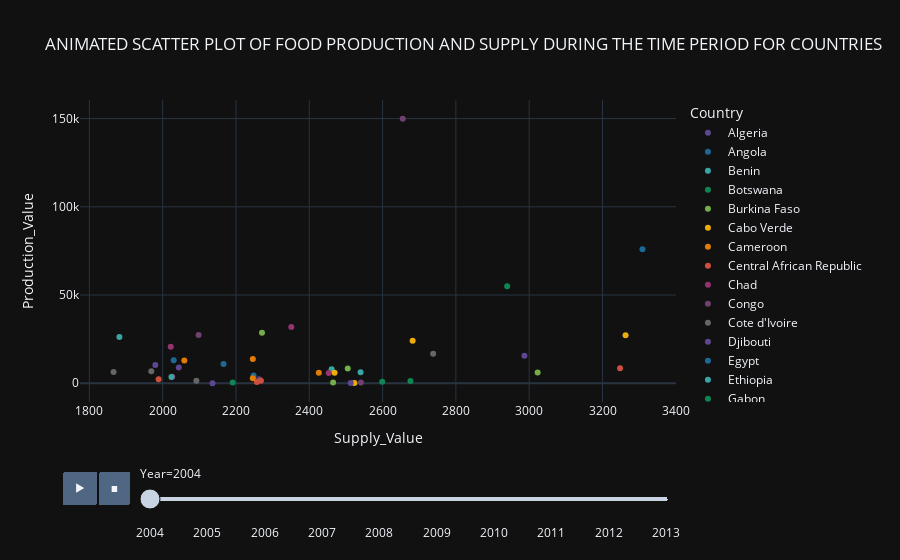

The cell this chart's notebook holds for it:
### Markdown cell above
#### RELATIONSHIP BETWEEN COUNTRIES

### Code cell
# A scatterplot can be plotted to show this relationship
fig = px.scatter(total_df, x = 'Supply_Value', 
           y = 'Production_Value', 
           color= 'Country', 
        title = 'ANIMATED SCATTER PLOT OF FOOD PRODUCTION AND SUPPLY DURING THE TIME PERIOD FOR COUNTRIES',
           template = 'plotly_dark',
           color_discrete_sequence = px.colors.qualitative.Prism,
           animation_frame = 'Year', 
           animation_group = 'Country')
fig.layout.updatemenus[0].buttons[0].args[1]['frame']['duration'] = 2000
fig

### Figure 1 — Plotly figure (JSON) as saved in the notebook; plotly's stock layout.template omitted (floating-point values rounded to 4 significant figures)
{"data": [{"hovertemplate": "Country=Algeria<br>Year=2004<br>Supply_Value=%{x}<br>Production_Value=%{y}<extra></extra>", "ids": ["Algeria"], "legendgroup": "Algeria", "marker": {"color": "rgb(95, 70, 144)", "symbol": "circle"}, "mode": "markers", "name": "Algeria", "orientation": "v", "showlegend": true, "type": "scatter", "x": [2987], "xaxis": "x", "y": [15536], "yaxis": "y"}, {"hovertemplate": "Country=Angola<br>Year=2004<br>Supply_Value=%{x}<br>Production_Value=%{y}<extra></extra>", "ids": ["Angola"], "legendgroup": "Angola", "marker": {"color": "rgb(29, 105, 150)", "symbol": "circle"}, "mode": "markers", "name": "Angola", "orientation": "v", "showlegend": true, "type": "scatter", "x": [2030], "xaxis": "x", "y": [13028], "yaxis": "y"}, {"hovertemplate": "Country=Benin<br>Year=2004<br>Supply_Value=%{x}<br>Production_Value=%{y}<extra></extra>", "ids": ["Benin"], "legendgroup": "Benin", "marker": {"color": "rgb(56, 166, 165)", "symbol": "circle"}, "mode": "markers", "name": "Benin", "orientation": "v", "showlegend": true, "type": "scatter", "x": [2461], "xaxis": "x", "y": [7963], "yaxis": "y"}, {"hovertemplate": "Country=Botswana<br>Year=2004<br>Supply_Value=%{x}<br>Production_Value=%{y}<extra></extra>", "ids": ["Botswana"], "legendgroup": "Botswana", "marker": {"color": "rgb(15, 133, 84)", "symbol": "circle"}, "mode": "markers", "name": "Botswana", "orientation": "v", "showlegend": true, "type": "scatter", "x": [2191], "xaxis": "x", "y": [461], "yaxis": "y"}, {"hovertemplate": "Country=Burkina Faso<br>Year=2004<br>Supply_Value=%{x}<br>Production_Value=%{y}<extra></extra>", "ids": ["Burkina Faso"], "legendgroup": "Burkina Faso", "marker": {"color": "rgb(115, 175, 72)", "symbol": "circle"}, "mode": "markers", "name": "Burkina Faso", "orientation": "v", "showlegend": true, "type": "scatter", "x": [2505], "xaxis": "x", "y": [8323], "yaxis": "y"}, {"hovertemplate": "Country=Cabo Verde<br>Year=2004<br>Supply_Value=%{x}<br>Production_Value=%{y}<extra></extra>", "ids": ["Cabo Verde"], "legendgroup": "Cabo Verde", "marker": {"color": "rgb(237, 173, 8)", "symbol": "circle"}, "mode": "markers", "name": "Cabo Verde", "orientation": "v", "showlegend": true, "type": "scatter", "x": [2523], "xaxis": "x", "y": [148], "yaxis": "y"}, {"hovertemplate": "Country=Cameroon<br>Year=2004<br>Supply_Value=%{x}<br>Production_Value=%{y}<extra></extra>", "ids": ["Cameroon"], "legendgroup": "Cameroon", "marker": {"color": "rgb(225, 124, 5)", "symbol": "circle"}, "mode": "markers", "name": "Cameroon", "orientation": "v", "showlegend": true, "type": "scatter", "x": [2246], "xaxis": "x", "y": [13739], "yaxis": "y"}, {"hovertemplate": "Country=Central African Republic<br>Year=2004<br>Supply_Value=%{x}<br>Production_Value=%{y}<extra></extra>", "ids": ["Central African Republic"], "legendgroup": "Central African Republic", "marker": {"color": "rgb(204, 80, 62)", "symbol": "circle"}, "mode": "markers", "name": "Central African Republic", "orientation": "v", "showlegend": true, "type": "scatter", "x": [1989], "xaxis": "x", "y": [2242], "yaxis": "y"}, {"hovertemplate": "Country=Chad<br>Year=2004<br>Supply_Value=%{x}<br>Production_Value=%{y}<extra></extra>", "ids": ["Chad"], "legendgroup": "Chad", "marker": {"color": "rgb(148, 52, 110)", "symbol": "circle"}, "mode": "markers", "name": "Chad", "orientation": "v", "showlegend": true, "type": "scatter", "x": [2026], "xaxis": "x", "y": [3660], "yaxis": "y"}, {"hovertemplate": "Country=Congo<br>Year=2004<br>Supply_Value=%{x}<br>Production_Value=%{y}<extra></extra>", "ids": ["Congo"], "legendgroup": "Congo", "marker": {"color": "rgb(111, 64, 112)", "symbol": "circle"}, "mode": "markers", "name": "Congo", "orientation": "v", "showlegend": true, "type": "scatter", "x": [2263], "xaxis": "x", "y": [2241], "yaxis": "y"}, {"hovertemplate": "Country=Cote d'Ivoire<br>Year=2004<br>Supply_Value=%{x}<br>Production_Value=%{y}<extra></extra>", "ids": ["Cote d'Ivoire"], "legendgroup": "Cote d'Ivoire", "marker": {"color": "rgb(102, 102, 102)", "symbol": "circle"}, "mode": "markers", "name": "Cote d'Ivoire", "orientation": "v", "showlegend": true, "type": "scatter", "x": [2738], "xaxis": "x", "y": [16675], "yaxis": "y"}, {"hovertemplate": "Country=Djibouti<br>Year=2004<br>Supply_Value=%{x}<br>Production_Value=%{y}<extra></extra>", "ids": ["Djibouti"], "legendgroup": "Djibouti", "marker": {"color": "rgb(95, 70, 144)", "symbol": "circle"}, "mode": "markers", "name": "Djibouti", "orientation": "v", "showlegend": true, "type": "scatter", "x": [2136], "xaxis": "x", "y": [55], "yaxis": "y"}, {"hovertemplate": "Country=Egypt<br>Year=2004<br>Supply_Value=%{x}<br>Production_Value=%{y}<extra></extra>", "ids": ["Egypt"], "legendgroup": "Egypt", "marker": {"color": "rgb(29, 105, 150)", "symbol": "circle"}, "mode": "markers", "name": "Egypt", "orientation": "v", "showlegend": true, "type": "scatter", "x": [3309], "xaxis": "x", "y": [75989], "yaxis": "y"}, {"hovertemplate": "Country=Ethiopia<br>Year=2004<br>Supply_Value=%{x}<br>Production_Value=%{y}<extra></extra>", "ids": ["Ethiopia"], "legendgroup": "Ethiopia", "marker": {"color": "rgb(56, 166, 165)", "symbol": "circle"}, "mode": "markers", "name": "Ethiopia", "orientation": "v", "showlegend": true, "type": "scatter", "x": [1882], "xaxis": "x", "y": [26246], "yaxis": "y"}, {"hovertemplate": "Country=Gabon<br>Year=2004<br>Supply_Value=%{x}<br>Production_Value=%{y}<extra></extra>", "ids": ["Gabon"], "legendgroup": "Gabon", "marker": {"color": "rgb(15, 133, 84)", "symbol": "circle"}, "mode": "markers", "name": "Gabon", "orientation": "v", "showlegend": true, "type": "scatter", "x": [2676], "xaxis": "x", "y": [1211], "yaxis": "y"}, {"hovertemplate": "Country=Gambia<br>Year=2004<br>Supply_Value=%{x}<br>Production_Value=%{y}<extra></extra>", "ids": ["Gambia"], "legendgroup": "Gambia", "marker": {"color": "rgb(115, 175, 72)", "symbol": "circle"}, "mode": "markers", "name": "Gambia", "orientation": "v", "showlegend": true, "type": "scatter", "x": [2465], "xaxis": "x", "y": [473], "yaxis": "y"}, {"hovertemplate": "Country=Ghana<br>Year=2004<br>Supply_Value=%{x}<br>Production_Value=%{y}<extra></extra>", "ids": ["Ghana"], "legendgroup": "Ghana", "marker": {"color": "rgb(237, 173, 8)", "symbol": "circle"}, "mode": "markers", "name": "Ghana", "orientation": "v", "showlegend": true, "type": "scatter", "x": [2682], "xaxis": "x", "y": [24040], "yaxis": "y"}, {"hovertemplate": "Country=Guinea<br>Year=2004<br>Supply_Value=%{x}<br>Production_Value=%{y}<extra></extra>", "ids": ["Guinea"], "legendgroup": "Guinea", "marker": {"color": "rgb(225, 124, 5)", "symbol": "circle"}, "mode": "markers", "name": "Guinea", "orientation": "v", "showlegend": true, "type": "scatter", "x": [2426], "xaxis": "x", "y": [5891], "yaxis": "y"}, {"hovertemplate": "Country=Guinea-Bissau<br>Year=2004<br>Supply_Value=%{x}<br>Production_Value=%{y}<extra></extra>", "ids": ["Guinea-Bissau"], "legendgroup": "Guinea-Bissau", "marker": {"color": "rgb(204, 80, 62)", "symbol": "circle"}, "mode": "markers", "name": "Guinea-Bissau", "orientation": "v", "showlegend": true, "type": "scatter", "x": [2257], "xaxis": "x", "y": [637], "yaxis": "y"}, {"hovertemplate": "Country=Kenya<br>Year=2004<br>Supply_Value=%{x}<br>Production_Value=%{y}<extra></extra>", "ids": ["Kenya"], "legendgroup": "Kenya", "marker": {"color": "rgb(148, 52, 110)", "symbol": "circle"}, "mode": "markers", "name": "Kenya", "orientation": "v", "showlegend": true, "type": "scatter", "x": [2022], "xaxis": "x", "y": [20664], "yaxis": "y"}, {"hovertemplate": "Country=Lesotho<br>Year=2004<br>Supply_Value=%{x}<br>Production_Value=%{y}<extra></extra>", "ids": ["Lesotho"], "legendgroup": "Lesotho", "marker": {"color": "rgb(111, 64, 112)", "symbol": "circle"}, "mode": "markers", "name": "Lesotho", "orientation": "v", "showlegend": true, "type": "scatter", "x": [2541], "xaxis": "x", "y": [371], "yaxis": "y"}, {"hovertemplate": "Country=Liberia<br>Year=2004<br>Supply_Value=%{x}<br>Production_Value=%{y}<extra></extra>", "ids": ["Liberia"], "legendgroup": "Liberia", "marker": {"color": "rgb(102, 102, 102)", "symbol": "circle"}, "mode": "markers", "name": "Liberia", "orientation": "v", "showlegend": true, "type": "scatter", "x": [2092], "xaxis": "x", "y": [1382], "yaxis": "y"}, {"hovertemplate": "Country=Madagascar<br>Year=2004<br>Supply_Value=%{x}<br>Production_Value=%{y}<extra></extra>", "ids": ["Madagascar"], "legendgroup": "Madagascar", "marker": {"color": "rgb(95, 70, 144)", "symbol": "circle"}, "mode": "markers", "name": "Madagascar", "orientation": "v", "showlegend": true, "type": "scatter", "x": [1980], "xaxis": "x", "y": [10360], "yaxis": "y"}, {"hovertemplate": "Country=Malawi<br>Year=2004<br>Supply_Value=%{x}<br>Production_Value=%{y}<extra></extra>", "ids": ["Malawi"], "legendgroup": "Malawi", "marker": {"color": "rgb(29, 105, 150)", "symbol": "circle"}, "mode": "markers", "name": "Malawi", "orientation": "v", "showlegend": true, "type": "scatter", "x": [2166], "xaxis": "x", "y": [10917], "yaxis": "y"}, {"hovertemplate": "Country=Mali<br>Year=2004<br>Supply_Value=%{x}<br>Production_Value=%{y}<extra></extra>", "ids": ["Mali"], "legendgroup": "Mali", "marker": {"color": "rgb(56, 166, 165)", "symbol": "circle"}, "mode": "markers", "name": "Mali", "orientation": "v", "showlegend": true, "type": "scatter", "x": [2540], "xaxis": "x", "y": [6275], "yaxis": "y"}, {"hovertemplate": "Country=Mauritania<br>Year=2004<br>Supply_Value=%{x}<br>Production_Value=%{y}<extra></extra>", "ids": ["Mauritania"], "legendgroup": "Mauritania", "marker": {"color": "rgb(15, 133, 84)", "symbol": "circle"}, "mode": "markers", "name": "Mauritania", "orientation": "v", "showlegend": true, "type": "scatter", "x": [2599], "xaxis": "x", "y": [906], "yaxis": "y"}, {"hovertemplate": "Country=Mauritius<br>Year=2004<br>Supply_Value=%{x}<br>Production_Value=%{y}<extra></extra>", "ids": ["Mauritius"], "legendgroup": "Mauritius", "marker": {"color": "rgb(115, 175, 72)", "symbol": "circle"}, "mode": "markers", "name": "Mauritius", "orientation": "v", "showlegend": true, "type": "scatter", "x": [3023], "xaxis": "x", "y": [6081], "yaxis": "y"}, {"hovertemplate": "Country=Morocco<br>Year=2004<br>Supply_Value=%{x}<br>Production_Value=%{y}<extra></extra>", "ids": ["Morocco"], "legendgroup": "Morocco", "marker": {"color": "rgb(237, 173, 8)", "symbol": "circle"}, "mode": "markers", "name": "Morocco", "orientation": "v", "showlegend": true, "type": "scatter", "x": [3263], "xaxis": "x", "y": [27244], "yaxis": "y"}, {"hovertemplate": "Country=Mozambique<br>Year=2004<br>Supply_Value=%{x}<br>Production_Value=%{y}<extra></extra>", "ids": ["Mozambique"], "legendgroup": "Mozambique", "marker": {"color": "rgb(225, 124, 5)", "symbol": "circle"}, "mode": "markers", "name": "Mozambique", "orientation": "v", "showlegend": true, "type": "scatter", "x": [2059], "xaxis": "x", "y": [12867], "yaxis": "y"}, {"hovertemplate": "Country=Namibia<br>Year=2004<br>Supply_Value=%{x}<br>Production_Value=%{y}<extra></extra>", "ids": ["Namibia"], "legendgroup": "Namibia", "marker": {"color": "rgb(204, 80, 62)", "symbol": "circle"}, "mode": "markers", "name": "Namibia", "orientation": "v", "showlegend": true, "type": "scatter", "x": [2268], "xaxis": "x", "y": [1421], "yaxis": "y"}, {"hovertemplate": "Country=Niger<br>Year=2004<br>Supply_Value=%{x}<br>Production_Value=%{y}<extra></extra>", "ids": ["Niger"], "legendgroup": "Niger", "marker": {"color": "rgb(148, 52, 110)", "symbol": "circle"}, "mode": "markers", "name": "Niger", "orientation": "v", "showlegend": true, "type": "scatter", "x": [2453], "xaxis": "x", "y": [5852], "yaxis": "y"}, {"hovertemplate": "Country=Nigeria<br>Year=2004<br>Supply_Value=%{x}<br>Production_Value=%{y}<extra></extra>", "ids": ["Nigeria"], "legendgroup": "Nigeria", "marker": {"color": "rgb(111, 64, 112)", "symbol": "circle"}, "mode": "markers", "name": "Nigeria", "orientation": "v", "showlegend": true, "type": "scatter", "x": [2655], "xaxis": "x", "y": [149857], "yaxis": "y"}, {"hovertemplate": "Country=Rwanda<br>Year=2004<br>Supply_Value=%{x}<br>Production_Value=%{y}<extra></extra>", "ids": ["Rwanda"], "legendgroup": "Rwanda", "marker": {"color": "rgb(102, 102, 102)", "symbol": "circle"}, "mode": "markers", "name": "Rwanda", "orientation": "v", "showlegend": true, "type": "scatter", "x": [1969], "xaxis": "x", "y": [6863], "yaxis": "y"}, {"hovertemplate": "Country=Sao Tome and Principe<br>Year=2004<br>Supply_Value=%{x}<br>Production_Value=%{y}<extra></extra>", "ids": ["Sao Tome and Principe"], "legendgroup": "Sao Tome and Principe", "marker": {"color": "rgb(95, 70, 144)", "symbol": "circle"}, "mode": "markers", "name": "Sao Tome and Principe", "orientation": "v", "showlegend": true, "type": "scatter", "x": [2513], "xaxis": "x", "y": [113], "yaxis": "y"}, {"hovertemplate": "Country=Senegal<br>Year=2004<br>Supply_Value=%{x}<br>Production_Value=%{y}<extra></extra>", "ids": ["Senegal"], "legendgroup": "Senegal", "marker": {"color": "rgb(29, 105, 150)", "symbol": "circle"}, "mode": "markers", "name": "Senegal", "orientation": "v", "showlegend": true, "type": "scatter", "x": [2248], "xaxis": "x", "y": [4368], "yaxis": "y"}, {"hovertemplate": "Country=Sierra Leone<br>Year=2004<br>Supply_Value=%{x}<br>Production_Value=%{y}<extra></extra>", "ids": ["Sierra Leone"], "legendgroup": "Sierra Leone", "marker": {"color": "rgb(56, 166, 165)", "symbol": "circle"}, "mode": "markers", "name": "Sierra Leone", "orientation": "v", "showlegend": true, "type": "scatter", "x": [2024], "xaxis": "x", "y": [3592], "yaxis": "y"}, {"hovertemplate": "Country=South Africa<br>Year=2004<br>Supply_Value=%{x}<br>Production_Value=%{y}<extra></extra>", "ids": ["South Africa"], "legendgroup": "South Africa", "marker": {"color": "rgb(15, 133, 84)", "symbol": "circle"}, "mode": "markers", "name": "South Africa", "orientation": "v", "showlegend": true, "type": "scatter", "x": [2940], "xaxis": "x", "y": [54949], "yaxis": "y"}, {"hovertemplate": "Country=Sudan<br>Year=2004<br>Supply_Value=%{x}<br>Production_Value=%{y}<extra></extra>", "ids": ["Sudan"], "legendgroup": "Sudan", "marker": {"color": "rgb(115, 175, 72)", "symbol": "circle"}, "mode": "markers", "name": "Sudan", "orientation": "v", "showlegend": true, "type": "scatter", "x": [2271], "xaxis": "x", "y": [28646], "yaxis": "y"}, {"hovertemplate": "Country=Swaziland<br>Year=2004<br>Supply_Value=%{x}<br>Production_Value=%{y}<extra></extra>", "ids": ["Swaziland"], "legendgroup": "Swaziland", "marker": {"color": "rgb(237, 173, 8)", "symbol": "circle"}, "mode": "markers", "name": "Swaziland", "orientation": "v", "showlegend": true, "type": "scatter", "x": [2469], "xaxis": "x", "y": [5950], "yaxis": "y"}, {"hovertemplate": "Country=Togo<br>Year=2004<br>Supply_Value=%{x}<br>Production_Value=%{y}<extra></extra>", "ids": ["Togo"], "legendgroup": "Togo", "marker": {"color": "rgb(225, 124, 5)", "symbol": "circle"}, "mode": "markers", "name": "Togo", "orientation": "v", "showlegend": true, "type": "scatter", "x": [2246], "xaxis": "x", "y": [2765], "yaxis": "y"}, {"hovertemplate": "Country=Tunisia<br>Year=2004<br>Supply_Value=%{x}<br>Production_Value=%{y}<extra></extra>", "ids": ["Tunisia"], "legendgroup": "Tunisia", "marker": {"color": "rgb(204, 80, 62)", "symbol": "circle"}, "mode": "markers", "name": "Tunisia", "orientation": "v", "showlegend": true, "type": "scatter", "x": [3248], "xaxis": "x", "y": [8503], "yaxis": "y"}, {"hovertemplate": "Country=Uganda<br>Year=2004<br>Supply_Value=%{x}<br>Production_Value=%{y}<extra></extra>", "ids": ["Uganda"], "legendgroup": "Uganda", "marker": {"color": "rgb(148, 52, 110)", "symbol": "circle"}, "mode": "markers", "name": "Uganda", "orientation": "v", "showlegend": true, "type": "scatter", "x": [2351], "xaxis": "x", "y": [31819], "yaxis": "y"}, {"hovertemplate": "Country=United Republic of Tanzania<br>Year=2004<br>Supply_Value=%{x}<br>Production_Value=%{y}<extra></extra>", "ids": ["United Republic of Tanzania"], "legendgroup": "United Republic of Tanzania", "marker": {"color": "rgb(111, 64, 112)", "symbol": "circle"}, "mode": "markers", "name": "United Republic of Tanzania", "orientation": "v", "showlegend": true, "type": "scatter", "x": [2098], "xaxis": "x", "y": [27389], "yaxis": "y"}, {"hovertemplate": "Country=Zambia<br>Year=2004<br>Supply_Value=%{x}<br>Production_Value=%{y}<extra></extra>", "ids": ["Zambia"], "legendgroup": "Zambia", "marker": {"color": "rgb(102, 102, 102)", "symbol": "circle"}, "mode": "markers", "name": "Zambia", "orientation": "v", "showlegend": true, "type": "scatter", "x": [1866], "xaxis": "x", "y": [6310], "yaxis": "y"}, {"hovertemplate": "Country=Zimbabwe<br>Year=2004<br>Supply_Value=%{x}<br>Production_Value=%{y}<extra></extra>", "ids": ["Zimbabwe"], "legendgroup": "Zimbabwe", "marker": {"color": "rgb(95, 70, 144)", "symbol": "circle"}, "mode": "markers", "name": "Zimbabwe", "orientation": "v", "showlegend": true, "type": "scatter", "x": [2044], "xaxis": "x", "y": [8984], "yaxis": "y"}], "layout": {"legend": {"title": {"text": "Country"}, "tracegroupgap": 0}, "sliders": [{"active": 0, "currentvalue": {"prefix": "Year="}, "len": 0.9, "pad": {"b": 10, "t": 60}, "steps": [{"args": [["2004"], {"frame": {"duration": 0, "redraw": false}, "fromcurrent": true, "mode": "immediate", "transition": {"duration": 0, "easing": "linear"}}], "label": "2004", "method": "animate"}, {"args": [["2005"], {"frame": {"duration": 0, "redraw": false}, "fromcurrent": true, "mode": "immediate", "transition": {"duration": 0, "easing": "linear"}}], "label": "2005", "method": "animate"}, {"args": [["2006"], {"frame": {"duration": 0, "redraw": false}, "fromcurrent": true, "mode": "immediate", "transition": {"duration": 0, "easing": "linear"}}], "label": "2006", "method": "animate"}, {"args": [["2007"], {"frame": {"duration": 0, "redraw": false}, "fromcurrent": true, "mode": "immediate", "transition": {"duration": 0, "easing": "linear"}}], "label": "2007", "method": "animate"}, {"args": [["2008"], {"frame": {"duration": 0, "redraw": false}, "fromcurrent": true, "mode": "immediate", "transition": {"duration": 0, "easing": "linear"}}], "label": "2008", "method": "animate"}, {"args": [["2009"], {"frame": {"duration": 0, "redraw": false}, "fromcurrent": true, "mode": "immediate", "transition": {"duration": 0, "easing": "linear"}}], "label": "2009", "method": "animate"}, {"args": [["2010"], {"frame": {"duration": 0, "redraw": false}, "fromcurrent": true, "mode": "immediate", "transition": {"duration": 0, "easing": "linear"}}], "label": "2010", "method": "animate"}, {"args": [["2011"], {"frame": {"duration": 0, "redraw": false}, "fromcurrent": true, "mode": "immediate", "transition": {"duration": 0, "easing": "linear"}}], "label": "2011", "method": "animate"}, {"args": [["2012"], {"frame": {"duration": 0, "redraw": false}, "fromcurrent": true, "mode": "immediate", "transition": {"duration": 0, "easing": "linear"}}], "label": "2012", "method": "animate"}, {"args": [["2013"], {"frame": {"duration": 0, "redraw": false}, "fromcurrent": true, "mode": "immediate", "transition": {"duration": 0, "easing": "linear"}}], "label": "2013", "method": "animate"}], "x": 0.1, "xanchor": "left", "y": 0, "yanchor": "top"}], "title": {"text": "ANIMATED SCATTER PLOT OF FOOD PRODUCTION AND SUPPLY DURING THE TIME PERIOD FOR COUNTRIES"}, "updatemenus": [{"buttons": [{"args": [null, {"frame": {"duration": 2000, "redraw": false}, "fromcurrent": true, "mode": "immediate", "transition": {"duration": 500, "easing": "linear"}}], "label": "&#9654;", "method": "animate"}, {"args": [[null], {"frame": {"duration": 0, "redraw": false}, "fromcurrent": true, "mode": "immediate", "transition": {"duration": 0, "easing": "linear"}}], "label": "&#9724;", "method": "animate"}], "direction": "left", "pad": {"r": 10, "t": 70}, "showactive": false, "type": "buttons", "x": 0.1, "xanchor": "right", "y": 0, "yanchor": "top"}], "xaxis": {"anchor": "y", "domain": [0, 1], "title": {"text": "Supply_Value"}}, "yaxis": {"anchor": "x", "domain": [0, 1], "title": {"text": "Production_Value"}}}}
